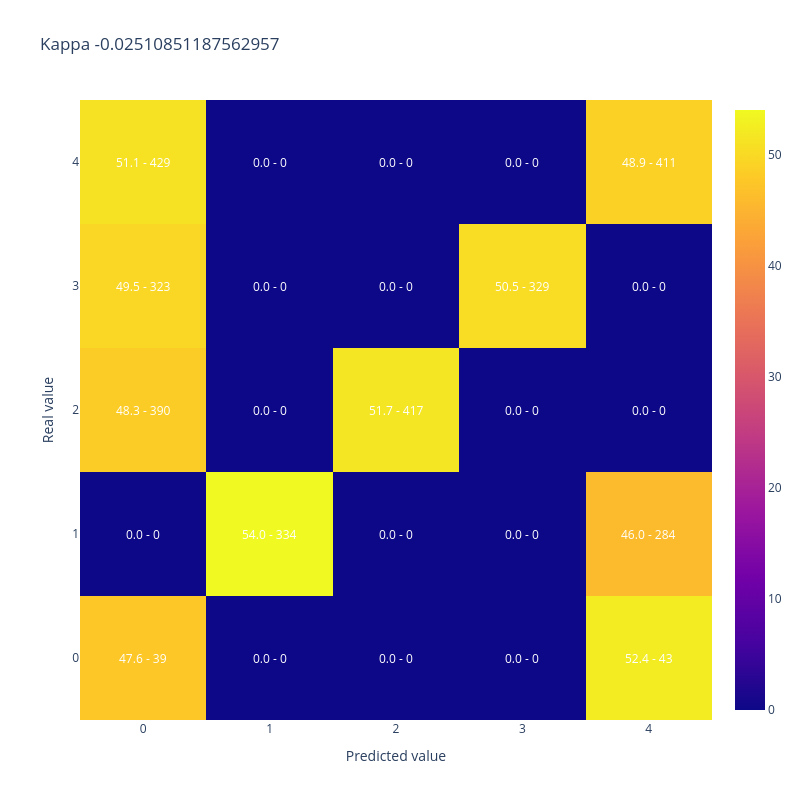

Source (notebook cell):
### Code cell
#A modo de ejemplo muestro kappa y matriz de confusion para 50% de aciertos donde los errores quedan lejos de la clase correcta
y_simulado_lejos = [y_test.iloc[sample] if random_list[sample]<50/100 else y_lejos[sample] for sample in range(len(y_test))]

display(plot_confusion_matrix(y_test,y_simulado_lejos, 
                              title = "Kappa " + str(cohen_kappa_score(y_test,y_simulado_lejos, weights = 'quadratic'))))

### Figure 1 — Plotly figure (JSON) as saved in the notebook; plotly's stock layout.template omitted (floating-point values rounded to 4 significant figures)
{"data": [{"type": "heatmap", "x": [0, 1, 2, 3, 4], "y": [0, 1, 2, 3, 4], "z": [[47.56, 0.0, 0.0, 0.0, 52.44], [0.0, 54.05, 0.0, 0.0, 45.95], [48.33, 0.0, 51.67, 0.0, 0.0], [49.54, 0.0, 0.0, 50.46, 0.0], [51.07, 0.0, 0.0, 0.0, 48.93]]}], "layout": {"annotations": [{"font": {"color": "white"}, "showarrow": false, "text": "47.6 - 39", "x": 0, "xref": "x", "y": 0, "yref": "y"}, {"font": {"color": "white"}, "showarrow": false, "text": "0.0 - 0", "x": 1, "xref": "x", "y": 0, "yref": "y"}, {"font": {"color": "white"}, "showarrow": false, "text": "0.0 - 0", "x": 2, "xref": "x", "y": 0, "yref": "y"}, {"font": {"color": "white"}, "showarrow": false, "text": "0.0 - 0", "x": 3, "xref": "x", "y": 0, "yref": "y"}, {"font": {"color": "white"}, "showarrow": false, "text": "52.4 - 43", "x": 4, "xref": "x", "y": 0, "yref": "y"}, {"font": {"color": "white"}, "showarrow": false, "text": "0.0 - 0", "x": 0, "xref": "x", "y": 1, "yref": "y"}, {"font": {"color": "white"}, "showarrow": false, "text": "54.0 - 334", "x": 1, "xref": "x", "y": 1, "yref": "y"}, {"font": {"color": "white"}, "showarrow": false, "text": "0.0 - 0", "x": 2, "xref": "x", "y": 1, "yref": "y"}, {"font": {"color": "white"}, "showarrow": false, "text": "0.0 - 0", "x": 3, "xref": "x", "y": 1, "yref": "y"}, {"font": {"color": "white"}, "showarrow": false, "text": "46.0 - 284", "x": 4, "xref": "x", "y": 1, "yref": "y"}, {"font": {"color": "white"}, "showarrow": false, "text": "48.3 - 390", "x": 0, "xref": "x", "y": 2, "yref": "y"}, {"font": {"color": "white"}, "showarrow": false, "text": "0.0 - 0", "x": 1, "xref": "x", "y": 2, "yref": "y"}, {"font": {"color": "white"}, "showarrow": false, "text": "51.7 - 417", "x": 2, "xref": "x", "y": 2, "yref": "y"}, {"font": {"color": "white"}, "showarrow": false, "text": "0.0 - 0", "x": 3, "xref": "x", "y": 2, "yref": "y"}, {"font": {"color": "white"}, "showarrow": false, "text": "0.0 - 0", "x": 4, "xref": "x", "y": 2, "yref": "y"}, {"font": {"color": "white"}, "showarrow": false, "text": "49.5 - 323", "x": 0, "xref": "x", "y": 3, "yref": "y"}, {"font": {"color": "white"}, "showarrow": false, "text": "0.0 - 0", "x": 1, "xref": "x", "y": 3, "yref": "y"}, {"font": {"color": "white"}, "showarrow": false, "text": "0.0 - 0", "x": 2, "xref": "x", "y": 3, "yref": "y"}, {"font": {"color": "white"}, "showarrow": false, "text": "50.5 - 329", "x": 3, "xref": "x", "y": 3, "yref": "y"}, {"font": {"color": "white"}, "showarrow": false, "text": "0.0 - 0", "x": 4, "xref": "x", "y": 3, "yref": "y"}, {"font": {"color": "white"}, "showarrow": false, "text": "51.1 - 429", "x": 0, "xref": "x", "y": 4, "yref": "y"}, {"font": {"color": "white"}, "showarrow": false, "text": "0.0 - 0", "x": 1, "xref": "x", "y": 4, "yref": "y"}, {"font": {"color": "white"}, "showarrow": false, "text": "0.0 - 0", "x": 2, "xref": "x", "y": 4, "yref": "y"}, {"font": {"color": "white"}, "showarrow": false, "text": "0.0 - 0", "x": 3, "xref": "x", "y": 4, "yref": "y"}, {"font": {"color": "white"}, "showarrow": false, "text": "48.9 - 411", "x": 4, "xref": "x", "y": 4, "yref": "y"}], "height": 800, "title": {"text": "Kappa -0.02510851187562957"}, "width": 800, "xaxis": {"title": {"text": "Predicted value"}}, "yaxis": {"title": {"text": "Real value"}}}}
